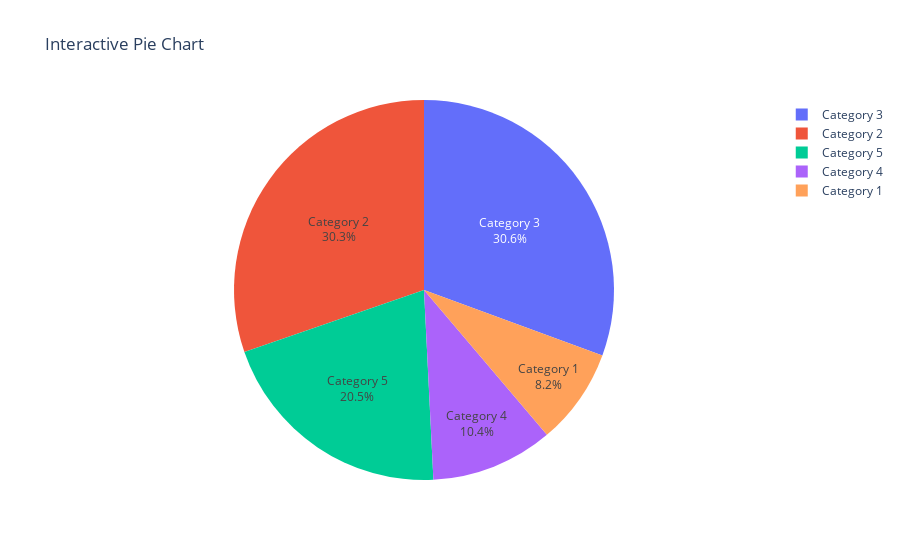

Notebook cell for this chart:
### Code cell
import plotly.graph_objects as go
import numpy as np

categories = ['Category 1', 'Category 2', 'Category 3', 'Category 4', 'Category 5']
values = np.random.randint(1, 100, size=len(categories))

fig = go.Figure(data=[go.Pie(labels=categories, values=values, textinfo='label+percent')])

fig.update_layout(title='Interactive Pie Chart')

fig.write_html("interactive_pie_chart.html")
fig.show()

### Figure 1 — Plotly figure (JSON) as saved in the notebook; plotly's stock layout.template omitted (floating-point values rounded to 4 significant figures)
{"data": [{"labels": ["Category 1", "Category 2", "Category 3", "Category 4", "Category 5"], "textinfo": "label+percent", "type": "pie", "values": [26, 96, 97, 33, 65]}], "layout": {"title": {"text": "Interactive Pie Chart"}}}
